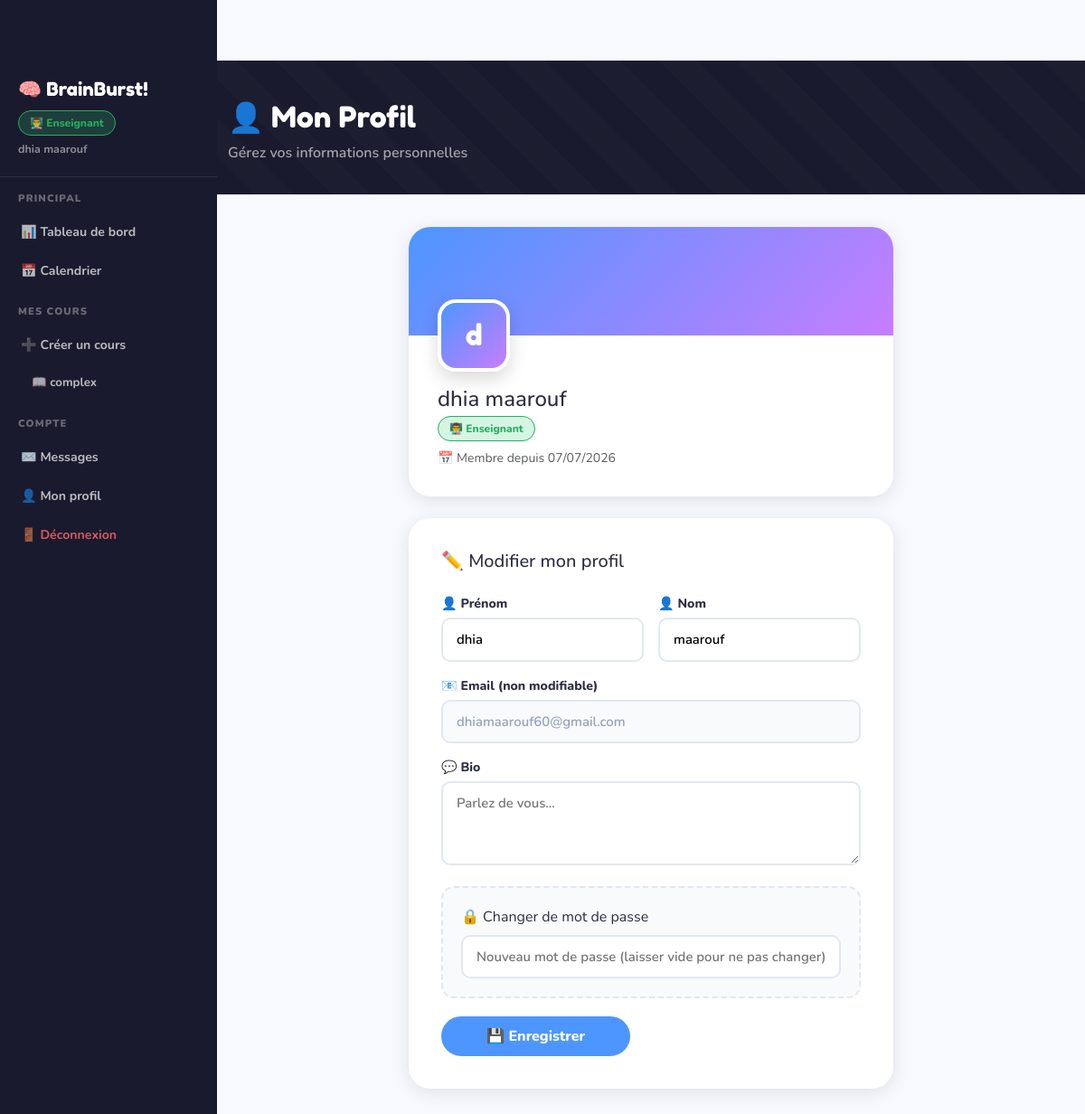
Screenshot of /profil (signed in) with the database file from the repository.
### app.py (models this page shows)
class User(UserMixin, db.Model):
    id            = db.Column(db.Integer, primary_key=True)
    nom           = db.Column(db.String(100), nullable=False)
    prenom        = db.Column(db.String(100), nullable=False)
    email         = db.Column(db.String(150), unique=True, nullable=False)
    password      = db.Column(db.String(200), nullable=False)
    role          = db.Column(db.String(20),  default='eleve')  # admin | enseignant | eleve
    actif         = db.Column(db.Boolean,     default=True)
    bio           = db.Column(db.Text,        default='')
    date_creation = db.Column(db.DateTime,    default=datetime.utcnow)
    groupe_id     = db.Column(db.Integer, db.ForeignKey('groupe.id'), nullable=True)
    cours_crees  = db.relationship('Cours',       backref='enseignant', lazy=True)
    inscriptions = db.relationship('Inscription', backref='eleve',      lazy=True)
    travaux_rendus = db.relationship('TravauxRendu', backref='eleve',   lazy=True)
    msg_envoyes  = db.relationship('Message', foreign_keys='Message.expediteur_id',   backref='expediteur',   lazy=True)
    msg_recus    = db.relationship('Message', foreign_keys='Message.destinataire_id', backref='destinataire', lazy=True)

class Cours(db.Model):
    id            = db.Column(db.Integer, primary_key=True)
    titre         = db.Column(db.String(200), nullable=False)
    description   = db.Column(db.Text,        nullable=False)
    niveau        = db.Column(db.String(50),   nullable=False)
    publie        = db.Column(db.Boolean,      default=False)
    date_creation = db.Column(db.DateTime,     default=datetime.utcnow)
    enseignant_id = db.Column(db.Integer,      db.ForeignKey('user.id'),    nullable=False)
    matiere_id    = db.Column(db.Integer,      db.ForeignKey('matiere.id'), nullable=True)
    ressources   = db.relationship('Ressource',   backref='cours', lazy=True, cascade='all, delete-orphan')
    inscriptions = db.relationship('Inscription', backref='cours', lazy=True, cascade='all, delete-orphan')
    travaux      = db.relationship('Travail',     backref='cours', lazy=True, cascade='all, delete-orphan')
    seances      = db.relationship('Seance',      backref='cours', lazy=True, cascade='all, delete-orphan')

### app.py (the view, shortened to what this page needs)
@app.route('/profil', methods=['GET','POST'])
@login_required
def profil():
    return render_template('profil.html')

### app.py (called while the page is built)
@login_manager.user_loader
def load_user(uid): return User.query.get(int(uid))

@app.context_processor
def inject_globals():
    return {'now': datetime.utcnow, 'current_year': datetime.utcnow().year}

### templates/profil.html (shortened to what this page needs)
{% extends "base.html" %}
{% block content %}
<div class="page-header">
  <div class="container">
    <h2>👤 Mon Profil</h2>
    <p style="color:rgba(255,255,255,.6);font-weight:600;margin:4px 0 0">Gérez vos informations personnelles</p>
  </div>
</div>
<div class="container pb-5">
<div class="row justify-content-center"><div class="col-lg-7">
  <div style="background:white;border-radius:24px;overflow:hidden;box-shadow:var(--shadow);margin-bottom:24px">
    <div style="height:120px;background:linear-gradient(135deg,var(--sky),var(--violet))"></div>
    <div style="padding:0 32px 32px">
      <div style="width:80px;height:80px;border-radius:20px;background:linear-gradient(135deg,var(--sky),var(--violet));color:white;font-family:'Fredoka One',cursive;font-size:2rem;display:flex;align-items:center;justify-content:center;margin-top:-40px;border:4px solid white;box-shadow:0 8px 20px rgba(0,0,0,.15)">
        {{ current_user.prenom[0] }}
      </div>
      <div class="mt-3">
        <h4 class="fw-900 mb-1">{{ current_user.prenom }} {{ current_user.nom }}</h4>
        <span class="role-badge role-{{ current_user.role }}">
          {{ '⚙️ Admin' if current_user.role=='admin' else '👨‍🏫 Enseignant' if current_user.role=='enseignant' else '🎓 Élève' }}
        </span>
        <div class="text-muted small fw-600 mt-2">📅 Membre depuis {{ current_user.date_creation.strftime('%d/%m/%Y') }}</div>
      </div>
    </div>
  </div>
  <div style="background:white;border-radius:24px;padding:36px;box-shadow:var(--shadow)">
    <h5 class="fw-800 mb-4">✏️ Modifier mon profil</h5>
    <form method="POST">
      <div class="row g-3 mb-3">
        <div class="col-md-6">
          <label class="lbl">👤 Prénom</label>
          <input type="text" name="prenom" class="form-control-fun" value="{{ current_user.prenom }}">
        </div>
        <div class="col-md-6">
          <label class="lbl">👤 Nom</label>
          <input type="text" name="nom" class="form-control-fun" value="{{ current_user.nom }}">
        </div>
        <div class="col-12">
          <label class="lbl">📧 Email (non modifiable)</label>
          <input type="email" class="form-control-fun" value="{{ current_user.email }}" disabled style="background:#f8fafc;color:#94a3b8">
        </div>
        <div class="col-12">
          <label class="lbl">💬 Bio</label>
          <textarea name="bio" class="form-control-fun" rows="3" placeholder="Parlez de vous...">{{ current_user.bio or '' }}</textarea>
        </div>
      </div>
      <div style="background:#f8fafc;border-radius:14px;padding:20px;margin-bottom:20px;border:2px dashed #e2e8f0">
        <div class="fw-800 mb-2">🔒 Changer de mot de passe</div>
        <input type="password" name="new_password" class="form-control-fun" placeholder="Nouveau mot de passe (laisser vide pour ne pas changer)" minlength="6">
      </div>
      <button type="submit" class="btn btn-fun btn-sky fw-800 px-5 py-2" style="font-size:1rem">💾 Enregistrer</button>
    </form>
  </div>
</div></div>
</div>
{% endblock %}

### templates/base.html (shortened to what this page needs)
<!DOCTYPE html>
<html lang="fr">
<head>
<link href="https://cdnjs.cloudflare.com/ajax/libs/bootstrap/5.3.0/css/bootstrap.min.css" rel="stylesheet">
<link href="https://cdnjs.cloudflare.com/ajax/libs/font-awesome/6.4.0/css/all.min.css" rel="stylesheet">
</head>
<body>
{% if current_user.is_authenticated %}
<div class="side-nav">
  <div style="padding:16px 20px 20px;border-bottom:1px solid rgba(255,255,255,.1)">
    <div style="font-family:'Fredoka One',cursive;color:white;font-size:1.3rem">🧠 BrainBurst!</div>
    <div class="mt-2">
      <span class="role-badge role-{{ current_user.role }}">
        {{ '⚙️ Admin' if current_user.role=='admin' else '👨‍🏫 Enseignant' if current_user.role=='enseignant' else '🎓 Élève' }}
      </span>
    </div>
    <div style="color:rgba(255,255,255,.5);font-size:.78rem;font-weight:700;margin-top:6px">
      {{ current_user.prenom }} {{ current_user.nom }}
    </div>
  </div>
  {% if current_user.role == 'admin' %}
  <div class="nav-section">Principal</div>
  <a href="{{ url_for('admin_dashboard') }}" class="{{ 'active' if request.endpoint=='admin_dashboard' }}">📊 Tableau de bord</a>
  <a href="{{ url_for('admin_calendrier') }}" class="{{ 'active' if request.endpoint=='admin_calendrier' }}">📅 Calendrier</a>
  <div class="nav-section">Gestion</div>
  <a href="{{ url_for('admin_users') }}" class="{{ 'active' if request.endpoint in ['admin_users','admin_user_creer','admin_user_editer'] }}">👥 Utilisateurs</a>
  <a href="{{ url_for('admin_matieres') }}" class="{{ 'active' if request.endpoint in ['admin_matieres','admin_matiere_creer','admin_matiere_editer'] }}">📚 Matières</a>
  <a href="{{ url_for('admin_annonces') }}" class="{{ 'active' if request.endpoint=='admin_annonces' }}">📢 Annonces</a>
  <div class="nav-section">Commun</div>
  <a href="{{ url_for('liste_cours') }}">🔍 Voir les cours</a>
  {% elif current_user.role == 'enseignant' %}
  <div class="nav-section">Principal</div>
  <a href="{{ url_for('teacher_dashboard') }}" class="{{ 'active' if request.endpoint=='teacher_dashboard' }}">📊 Tableau de bord</a>
  <a href="{{ url_for('teacher_calendrier') }}" class="{{ 'active' if request.endpoint=='teacher_calendrier' }}">📅 Calendrier</a>
  <div class="nav-section">Mes cours</div>
  <a href="{{ url_for('teacher_cours_creer') }}" class="{{ 'active' if request.endpoint=='teacher_cours_creer' }}">➕ Créer un cours</a>
  {% for c in current_user.cours_crees %}
  <a href="{{ url_for('teacher_cours_contenu', cid=c.id) }}" style="padding-left:32px;font-size:.83rem">
    📖 {{ c.titre[:22] }}
  </a>
  {% endfor %}
  {% endif %}
  <div class="nav-section">Compte</div>
  <a href="{{ url_for('messages') }}">✉️ Messages</a>
  <a href="{{ url_for('profil') }}">👤 Mon profil</a>
  <a href="{{ url_for('logout') }}" style="color:rgba(255,107,107,.8)!important">🚪 Déconnexion</a>
</div>
<div class="main-content">
{% endif %}
{% block content %}{% endblock %}
</div>
</body>
</html>

### templates/base.html (style rules this page uses)
:root { --sun:#FFD93D; --coral:#FF6B6B; --mint:#6BCB77; --sky:#4D96FF; --violet:#C77DFF; --peach:#FFB347; --dark:#1A1A2E; --ink:#2D2D44; --paper:#FFFDF7; --light:#F7F9FF; --admin:#e74c3c; --teacher:#2ecc71; --student:#3498db; --shadow:0 4px 20px rgba(0,0,0,.1); --radius:16px; --radius-sm:10px; }
* { box-sizing:border-box }
body { font-family:'Nunito',sans-serif;background:var(--light);color:var(--ink);overflow-x:hidden;padding-top:67px }
.role-badge { display:inline-flex;align-items:center;gap:5px;padding:4px 12px;border-radius:20px; font-size:.75rem;font-weight:800 }
.role-enseignant { background:rgba(46,204,113,.2);color:#27ae60;border:1px solid #27ae60 }
.page-header { background:var(--dark);padding:44px 0 34px;margin-bottom:36px;position:relative;overflow:hidden }
.page-header::before { content:'';position:absolute;inset:0; background:repeating-linear-gradient(45deg,transparent,transparent 30px,rgba(255,255,255,.015) 30px,rgba(255,255,255,.015) 60px) }
.page-header h2 { font-family:'Fredoka One',cursive;font-size:2rem;color:white;position:relative }
.btn-fun { font-weight:800;border-radius:25px;padding:9px 22px;border:2.5px solid transparent; transition:all .2s;font-size:.88rem }
.btn-sky { background:var(--sky);color:white;border-color:var(--sky) }
.form-control-fun,.form-select-fun { border:2.5px solid #e2e8f0;border-radius:var(--radius-sm); padding:11px 15px;font-family:'Nunito',sans-serif;font-weight:600;font-size:.93rem; transition:border-color .2s,box-shadow .2s;width:100%;background:white }
.lbl { font-weight:800;font-size:.88rem;display:block;margin-bottom:5px }
.side-nav { background:var(--dark); width:240px; position:fixed; top:0;left:0;bottom:0; z-index:999; overflow-y:auto; padding-top:67px; }
.side-nav a { display:flex;align-items:center;gap:10px; padding:11px 20px; color:rgba(255,255,255,.7); font-weight:700;font-size:.88rem; text-decoration:none; transition:all .2s; border-left:3px solid transparent; }
.side-nav .nav-section { padding:16px 20px 6px; font-size:.7rem;font-weight:900; text-transform:uppercase;letter-spacing:.1em; color:rgba(255,255,255,.35) }
.main-content { margin-left:240px; min-height:100vh; width:calc(100% - 240px); float:left; }
body { overflow-x:hidden }

### rows the page displays
User: role "👨‍🏫 Enseignant", prenom "dhia", nom "maarouf", prenom "d", date_creation "07/07/2026", email "dhiamaarouf60@gmail.com"
Cours: titre "complex"
